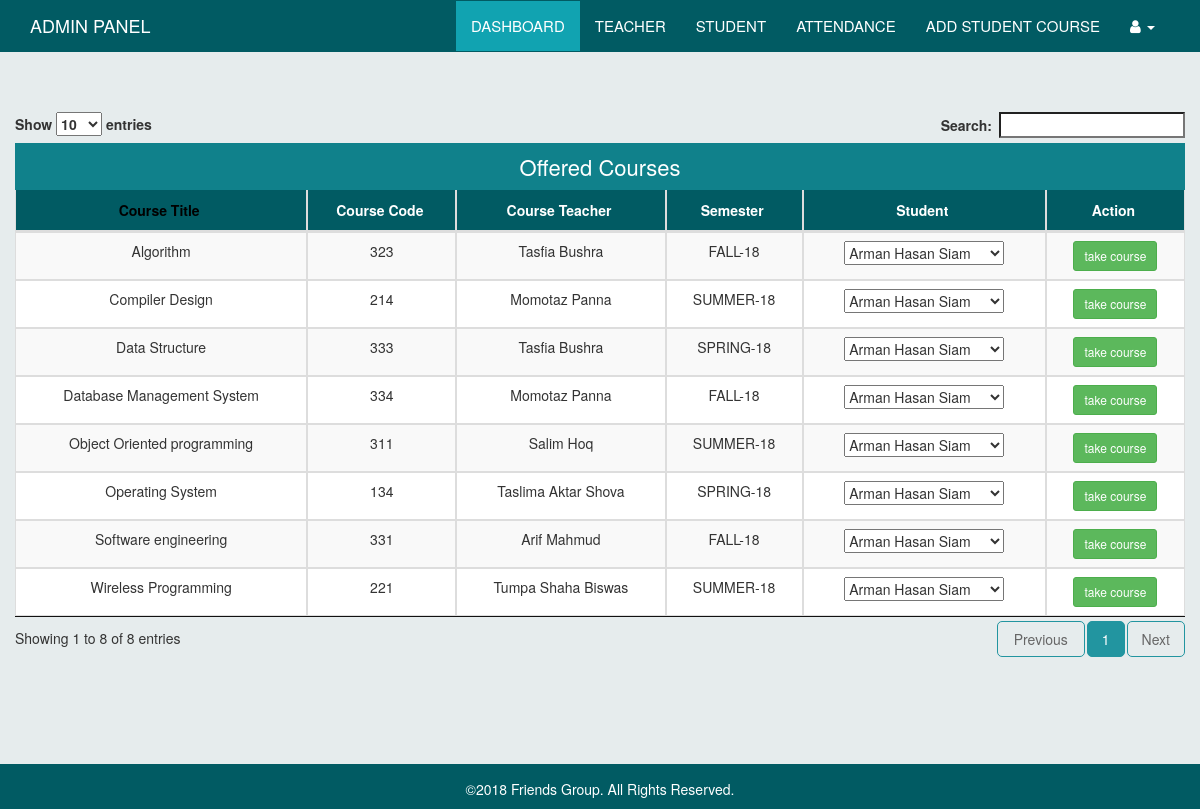
Screenshot of /views/Admin_View/Student_take_course.php (signed in) with the database file from the repository.
### tables this page shows
CREATE TABLE `admin_add_course` (
  `id` int(11) NOT NULL,
  `course_title` varchar(100) NOT NULL,
  `semister` varchar(50) NOT NULL,
  `course_code` varchar(100) NOT NULL,
  `enrolled_student` varchar(100) NOT NULL,
  `department` varchar(100) NOT NULL,
  `assign_teacher` varchar(100) NOT NULL,
  `assign_teacher_id` int(100) NOT NULL
);

CREATE TABLE `admin_add_teacher` (
  `id` int(11) NOT NULL,
  `image` varchar(200) NOT NULL,
  `name` varchar(50) NOT NULL,
  `email` varchar(100) NOT NULL,
  `password` varchar(100) NOT NULL,
  `phone` varchar(20) NOT NULL,
  `assign_course` varchar(100) NOT NULL
);

### views/Admin_View/Student_take_course.php (the view, shortened to what this page needs)
<?php
  include "connection.php";
 ?>
<!DOCTYPE html>
<html>
    <head>
        <link rel="stylesheet" type="text/css" href="../../assets/common_assets/css/datatables.min.css" />
        <link rel="stylesheet" type="text/css" media="screen" href="../../assets/common_assets/css/bootstrap.min.css" />
        <link rel="stylesheet" href="../../assets/common_assets/css/common.css">
        <link rel="stylesheet" href="https://cdnjs.cloudflare.com/ajax/libs/font-awesome/4.7.0/css/font-awesome.min.css">
        <link rel="stylesheet" href="../../assets/admin/css/admin.css">
    </head>
    <body>
        <nav class="navbar navbar-default navbar-fixed-top mynav">
            <div class="container">
                <div class="navbar-header">
                    <a class="navbar-brand" href="#">
                        <p class="logo">ADMIN PANEL</p>
                    </a>
                </div>
                <div class="collapse navbar-collapse" id="bs-example-navbar-collapse-1">
                    <ul class="nav navbar-nav pull-right">
                       <li class="active">
                            <a href="Dashborad.php">Dashboard</a>
                        </li>
                        <li>
                            <a href="Teachers.php">Teacher</a>
                        </li>
                        <li>
                            <a href="Student.php">Student</a>
                        </li>
                        <li>
                            <a href="Attendance.php">Attendance</a>
                        </li>
                        <li>
                            <a href="Student_take_course.php">Add student course</a>
                        </li>
                        <li class="dropdown">
                            <a href="#" class="dropdown-toggle" data-toggle="dropdown" role="button" aria-haspopup="true"
                                aria-expanded="false">
                                <i class="fa fa-user"></i>
                                <span class="caret"></span>
                            </a>
                        </li>
                    </ul>
                </div>
            </div>
        </nav>
        <div class="container dashboard-content-container">
            <div class="row">
                <table id="datatable" class="table table-striped table-bordered table-responsive" cellspacing="0" width="100%">
                    <caption style="background-color: rgb(16, 129, 139);text-align: center;color: #fff;font-size: 22px">Offered
                        Courses</caption>
                    <thead>
                        <tr>
                            <th>Course Title</th>
                            <th>Course Code</th>
                            <th>Course Teacher</th>
                            <th>Semester</th>
                            <th>Student</th>
                            <th>Action</th>
                        </tr>
                    </thead>
                    <tbody>
                    <?php
                      $course_show_sql = "SELECT * FROM admin_add_course";
                     $course_show_result = $con->query($course_show_sql);
                     while ($course_show_row= $course_show_result->fetch_assoc()) {
                      $assign_teacher_id=$course_show_row['assign_teacher_id'];
                            $assign_course_show_sql = "SELECT * FROM admin_add_teacher WHERE id=$assign_teacher_id";
                            $assign_course_show_result = $con->query($assign_course_show_sql);
                            $assign_course_show_row= $assign_course_show_result->fetch_assoc()
                    ?>
                        <tr>
                          <form method="post" action="">
                            <td>
                              <?php echo $course_show_row['course_title']?>
                            </td>
                            <td>
                              <?php echo $course_show_row['course_code']?>
                            </td>
                            <td>
                               <?php echo $assign_course_show_row['name']?>
                            </td>
                            <td>
                               <?php echo $course_show_row['semister']?>
                            </td>
                            <td>
                                <select name="std_id">
                                    <?php
                                      $student_show_sql = "SELECT * FROM admin_add_student";
                                     $student_show_result = $con->query($student_show_sql);
                                     while ($student_show_row= $student_show_result->fetch_assoc()) {
                                    ?>
                                    <option value="<?php echo $student_show_row['id']?>"><?php echo $student_show_row['name']?></option>
                                    <?php
                                    }
                                    ?>
                                </select>
                            </td>
                            <td>
                                <input type="submit" class="btn btn-sm btn-success" name="take_course" value="take course">
                            </td>
                            </form>
                        </tr>
                    <?php
                     }
                    ?>
                    </tbody>
                </table>
            </div>
        </div>
        <div class="footer">
            <div class="container">
                <p style="text-align: center;margin-top: 15px;color: rgb(255, 255, 255);">
                    ©2018 Friends Group. All
                    Rights Reserved.
                </p>
            </div>
        </div>
    </body>
</html>

### assets/common_assets/css/common.css (style rules this page uses)
body { padding-top: 52px; padding-bottom: 45px; background-color: rgba(215, 225, 226, 0.61); }
.navbar-default.mynav { background-color: rgb(1, 91, 99); border-color: rgb(1, 91, 99); }
.navbar-default.mynav .navbar-nav>li>a { color: #fff; text-transform: uppercase; font-size: 15px; font-weight: 400; }
.navbar-default.mynav .navbar-nav>.active>a, .navbar-default.mynav .navbar-nav>.active>a:focus, .navbar-default.mynav .navbar-nav>.active>a:hover { background-color: rgb(17, 163, 177); }
.navbar-default.mynav .navbar-nav>.active>a, .navbar-default.mynav .navbar-nav>.active>a:focus, .navbar-default.mynav .navbar-nav>.active>a:hover { background-color: rgb(17, 163, 177); cursor: default; color: #fff; }
.navbar-default .navbar-nav>li>a { color: #fff; }
.logo { color: #fff; }
.navbar-default.mynav .navbar-collapse, .navbar-default.mynav .navbar-form { border-color: transparent; border-top: 1px solid transparent; }
.footer { background-color: rgb(1, 91, 99); position: fixed; bottom: 0; width: 100%; text-align: center; }
table, tr, td { text-align: center; }
.table-bordered>thead { background-color: rgb(1, 91, 99); color: #fff; padding: 10px 0px; }
.table>thead>tr>th { color: #fff; padding-top: 10px; padding-bottom: 10px; text-align: center; }
.table-bordered { border: none; }
.table>tbody>tr>td:last-child { border-right: 1px solid #ddd; }
.table>tbody>tr:last-child>td { border-bottom: 1px solid #ddd; }
.sorting_asc::after { content: "\e155"; opacity: 0 !important; }
table.dataTable thead .sorting::after { opacity: 0 !important; content: "\e150"; }
table.dataTable thead .sorting_asc:after { opacity: 0; }
table.dataTable thead .sorting:after { opacity: 0; }
table.dataTable thead .sorting:after, table.dataTable thead .sorting_asc:after, table.dataTable thead .sorting_desc:after, table.dataTable thead .sorting_asc_disabled:after, table.dataTable thead .sorting_desc_disabled:after { opacity: 0; }
.table thead tr th[class*='sorting_']:not([class='sorting_disabled']) { color: #000; }

### assets/admin/css/admin.css (style rules this page uses)
.dashboard-content-container { padding-top: 5%; padding-bottom: 5%; }

### rows the page displays
admin_add_course: course_title "Software engineering", course_code "331", admin_add_teacher.name "Arif Mahmud", semister "FALL-18"
admin_add_course: course_title "Data Structure", course_code "333", admin_add_teacher.name "Tasfia Bushra", semister "SPRING-18"
admin_add_course: course_title "Operating System", course_code "134", admin_add_teacher.name "Taslima Aktar Shova", semister "SPRING-18"
admin_add_course: course_title "Algorithm", course_code "323", admin_add_teacher.name "Tasfia Bushra", semister "FALL-18"
admin_add_course: course_title "Object Oriented programming", course_code "311", admin_add_teacher.name "Salim Hoq", semister "SUMMER-18"
admin_add_course: course_title "Database Management System", course_code "334", admin_add_teacher.name "Momotaz Panna", semister "FALL-18"
admin_add_course: course_title "Wireless Programming", course_code "221", admin_add_teacher.name "Tumpa Shaha Biswas", semister "SUMMER-18"
admin_add_course: course_title "Compiler Design", course_code "214", admin_add_teacher.name "Momotaz Panna", semister "SUMMER-18"

### other values shown
form field std_id "Arman Hasan Siam"
